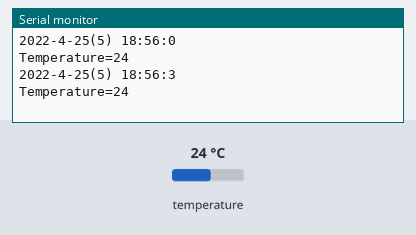
Bench run of a sketch on a simulated Arduino Uno, built with avr-gcc and run on an emulated ATmega328P. Shown: the last lines printed to the serial monitor. The test bench sets the inputs (shaded band); at power-on: temperature 24 °C. The local clock reads 2024-03-15 10:24:30 at power-on unless the sketch sets it.

Above: at 3.8 s.
3.9 s: temperature set to 12 °C
At 6.6 s:
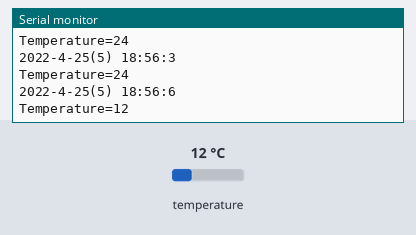
7.8 s: temperature set to 19 °C
At 10.5 s:
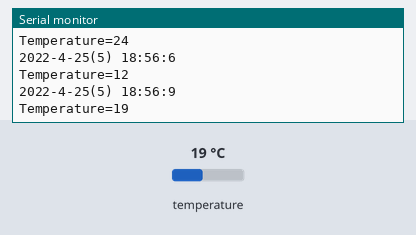
Timing chart, 0 to 12.0 s (numbered marks = the images above; inputs shaded):
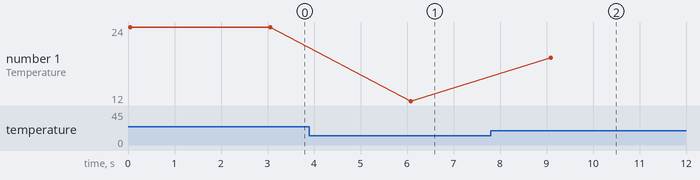

The sketch:

TimeSetting_RTC.ino
```cpp
#include "DS3231.h"
#include <Wire.h>

DS3231 Clock;
bool Century,h12,PM;
int year, month, date, DoW, hour, minute, second,temperature;

void setup() {

	Wire.begin();

  //Current Time Setting

   Clock.setSecond(00); //Set the second
   Clock.setMinute(56);  //Set the minute
   Clock.setHour(18);  //Set the hour c
   Clock.setDoW(2);    //Set the day of the week
   Clock.setDate(25);  //Set the date of the month
   Clock.setMonth(4); //Set the month of the year
   Clock.setYear(22);  //Set the year
                    //(Last two digits of the year)


   delay(10);
    Serial.begin(9600);
}

void ReadDS3231()
{
  second=Clock.getSecond();
  minute=Clock.getMinute();
  hour=Clock.getHour(h12,PM);
  DoW=Clock.getDoW();
  date=Clock.getDate();
  month=Clock.getMonth(Century);
  year=Clock.getYear();

  temperature=Clock.getTemperature();

  Serial.print("20");
  //Serial.print(year,DEC);
  Serial.print(year);
  Serial.print('-');
  Serial.print(month,DEC);
  Serial.print('-');
  Serial.print(date,DEC);
  Serial.print('(');
  Serial.print(DoW,DEC);
  Serial.print(") ");
  Serial.print(hour,DEC);
  Serial.print(':');
  Serial.print(minute,DEC);
  Serial.print(':');
  Serial.print(second,DEC);
  Serial.print('\n');
  Serial.print("Temperature=");
  Serial.print(temperature);
  Serial.print('\n');
}

void loop() {
  ReadDS3231();
  delay(3000);

 }
```

Measured:
- after the input at 3.9 s, the serial monitor: prints a new line after 2.2 s (image 1)
- after the input at 7.8 s, the serial monitor: prints a new line after 1.3 s (image 2)
- plotted number 1: 24 → 12 after the input at 3.9 s, 12 → 19 after the input at 7.8 s
